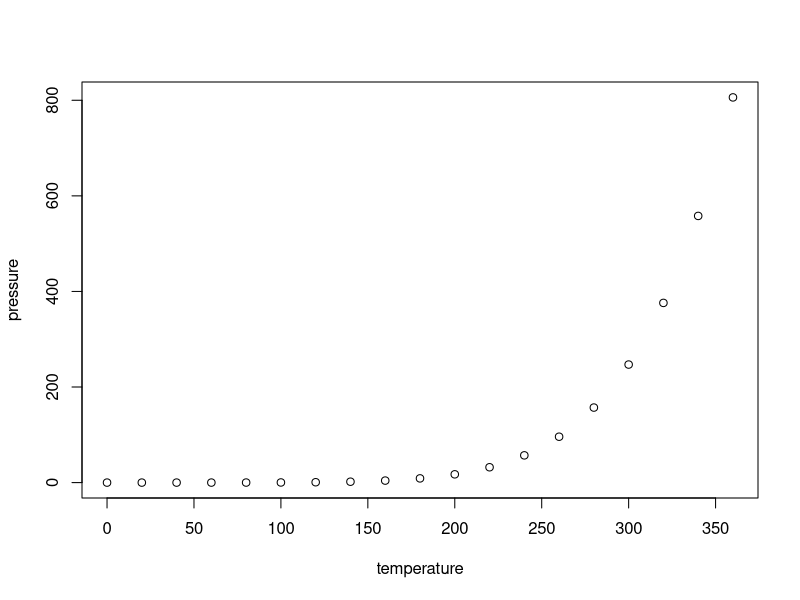
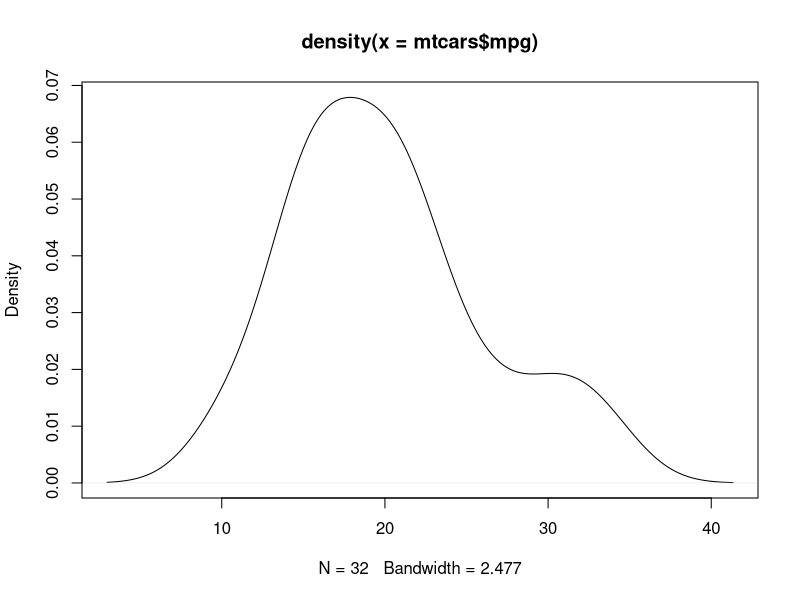

Reproduce these figures in R, in order.
## ---- chunk 1
knitr::opts_chunk$set(echo = FALSE)
## ---- chunk 2
summary(mtcars)
## ---- chunk 3
knitr::kable(head(mtcars[,c("mpg","cyl")]))
## ---- chunk 4
plot(pressure)
## ---- chunk 5
plot(density(mtcars$mpg))
